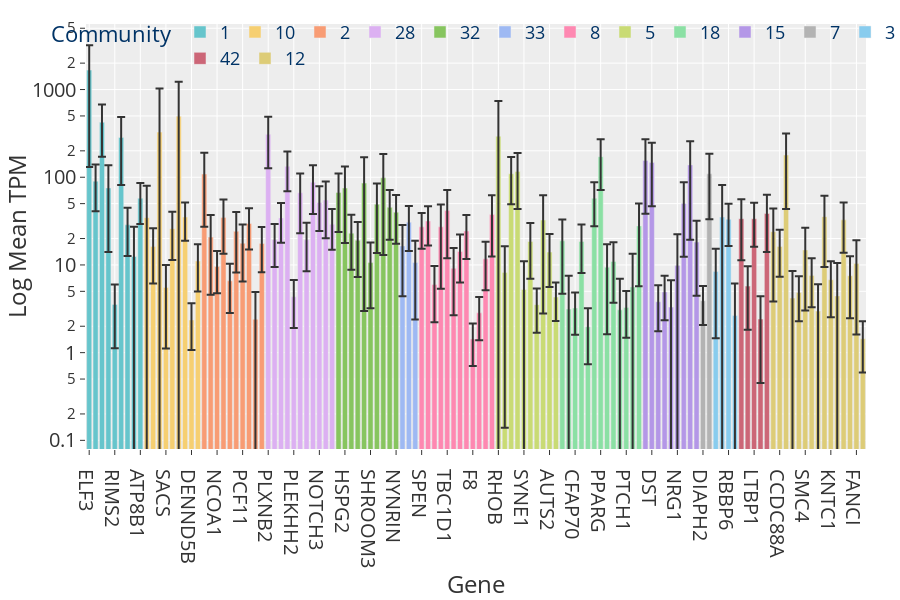

The notebook cell this image was saved under:
### Code cell
sel_com_genes["mean"] = sel_gt.nodes_df["mean"]
sel_com_genes["std"] = sel_gt.nodes_df["std"]
sel_com_genes["mut_count"] = sel_gt.nodes_df["count"]

fig = px.bar(sel_com_genes, y="mean", color="max_b", log_y=True, color_discrete_sequence=colors, error_y="std")

fig = fig.update_layout(
    title="",
    legend=dict(
        title="Community",
        orientation="h",
        yanchor="middle",
        xanchor="center",
        y=0.95,
        x=0.5,
        bgcolor="rgba(0,0,0,0)",
        font=dict(size=18, color="#003366"),
    ),
    yaxis=dict(tickfont=dict(size=20), title="Log Mean TPM"),
    xaxis=dict(tickfont=dict(size=20), title="Gene"),
    font=dict(size=20),
    height=600,
)

# fig.update_layout(
#     xaxis=dict(tickmode="linear", tick0=0, dtick=1),
# )
save_fig(name="smallCom_Exp", fig=fig, base_path=figures_path, width=1700, height=700, margin=0.02)
fig

### Figure 1 — Plotly figure (JSON) as saved in the notebook; plotly's stock layout.template omitted (floating-point values rounded to 4 significant figures)
{"data": [{"alignmentgroup": "True", "error_y": {"array": [1534.0, 49.24, 252.6, 61.52, 2.426, 203.1, 16.07, 14.73, 28.31]}, "hovertemplate": "max_b=1<br>index=%{x}<br>mean=%{y}<extra></extra>", "legendgroup": "1", "marker": {"color": "rgb(102, 197, 204)", "pattern": {"shape": ""}}, "name": "1", "offsetgroup": "1", "orientation": "v", "showlegend": true, "textposition": "auto", "type": "bar", "x": ["ELF3", "CHD2", "KLF5", "ABCC5", "RIMS2", "EPHA2", "AKAP13", "TIAM1", "ATP8B1"], "xaxis": "x", "y": [1665.0, 90.12, 423.9, 75.54, 3.547, 284.5, 28.69, 12.47, 57.62], "yaxis": "y"}, {"alignmentgroup": "True", "error_y": {"array": [45.47, 10.06, 703.5, 4.437, 14.5, 729.7, 16.28, 1.289, 6.102]}, "hovertemplate": "max_b=10<br>index=%{x}<br>mean=%{y}<extra></extra>", "legendgroup": "10", "marker": {"color": "rgb(246, 207, 113)", "pattern": {"shape": ""}}, "name": "10", "offsetgroup": "10", "orientation": "v", "showlegend": true, "textposition": "auto", "type": "bar", "x": ["COL7A1", "MYH10", "FN1", "SACS", "PRKDC", "LAMA3", "SF3B3", "DENND5B", "RASAL2"], "xaxis": "x", "y": [34.62, 16.19, 327.0, 5.549, 25.92, 496.2, 35.14, 2.358, 11.08], "yaxis": "y"}, {"alignmentgroup": "True", "error_y": {"array": [81.4, 16.21, 4.807, 21.21, 3.754, 15.99, 11.22, 14.71, 2.514, 9.384]}, "hovertemplate": "max_b=2<br>index=%{x}<br>mean=%{y}<extra></extra>", "legendgroup": "2", "marker": {"color": "rgb(248, 156, 116)", "pattern": {"shape": ""}}, "name": "2", "offsetgroup": "2", "orientation": "v", "showlegend": true, "textposition": "auto", "type": "bar", "x": ["AHR", "CREBBP", "NCOA1", "TACC2", "PAN2", "TP53BP2", "PCF11", "ITSN2", "ACACB", "DOT1L"], "xaxis": "x", "y": [108.7, 20.79, 9.578, 34.64, 6.59, 24.17, 17.7, 29.71, 2.402, 17.62], "yaxis": "y"}, {"alignmentgroup": "True", "error_y": {"array": [181.8, 9.92, 16.51, 64.06, 2.42, 43.57, 10.9, 49.5, 27.19, 34.7, 14.24]}, "hovertemplate": "max_b=28<br>index=%{x}<br>mean=%{y}<extra></extra>", "legendgroup": "28", "marker": {"color": "rgb(220, 176, 242)", "pattern": {"shape": ""}}, "name": "28", "offsetgroup": "28", "orientation": "v", "showlegend": true, "textposition": "auto", "type": "bar", "x": ["PLXNB2", "DMXL2", "SMCHD1", "SCRIB", "PLEKHH2", "PTPRM", "RALGAPA2", "PPL", "NOTCH3", "PLEKHA7", "AFF1"], "xaxis": "x", "y": [308.4, 19.42, 34.38, 133.1, 4.333, 66.48, 19.35, 87.47, 51.57, 54.89, 29.18], "yaxis": "y"}, {"alignmentgroup": "True", "error_y": {"array": [43.12, 57.44, 14.23, 11.78, 82.75, 7.422, 35.57, 85.44, 26.0, 22.56]}, "hovertemplate": "max_b=32<br>index=%{x}<br>mean=%{y}<extra></extra>", "legendgroup": "32", "marker": {"color": "rgb(135, 197, 95)", "pattern": {"shape": ""}}, "name": "32", "offsetgroup": "32", "orientation": "v", "showlegend": true, "textposition": "auto", "type": "bar", "x": ["RNF213", "HSPG2", "EPG5", "MPDZ", "CDKN2A", "SHROOM3", "PARP14", "OAS2", "ZNFX1", "NYNRIN"], "xaxis": "x", "y": [66.86, 75.27, 23.05, 19.06, 85.73, 10.64, 49.27, 98.45, 45.34, 39.97], "yaxis": "y"}, {"alignmentgroup": "True", "error_y": {"array": [12.1, 16.3, 8.267]}, "hovertemplate": "max_b=33<br>index=%{x}<br>mean=%{y}<extra></extra>", "legendgroup": "33", "marker": {"color": "rgb(158, 185, 243)", "pattern": {"shape": ""}}, "name": "33", "offsetgroup": "33", "orientation": "v", "showlegend": true, "textposition": "auto", "type": "bar", "x": ["TRANK1", "VPS13D", "LAMA4"], "xaxis": "x", "y": [16.48, 30.71, 10.65], "yaxis": "y"}, {"alignmentgroup": "True", "error_y": {"array": [11.94, 15.08, 3.738, 21.83, 29.78, 6.474, 7.922, 12.65, 0.7251, 1.456, 6.63, 25.02]}, "hovertemplate": "max_b=8<br>index=%{x}<br>mean=%{y}<extra></extra>", "legendgroup": "8", "marker": {"color": "rgb(254, 136, 177)", "pattern": {"shape": ""}}, "name": "8", "offsetgroup": "8", "orientation": "v", "showlegend": true, "textposition": "auto", "type": "bar", "x": ["SPEN", "SMG1", "PCNT", "HIVEP2", "TBC1D1", "MXRA5", "HIVEP1", "PRDM2", "F8", "HIVEP3", "TRERF1", "SORL1"], "xaxis": "x", "y": [27.19, 31.7, 5.966, 27.19, 41.68, 9.143, 14.25, 24.36, 1.431, 2.841, 11.77, 37.5], "yaxis": "y"}, {"alignmentgroup": "True", "error_y": {"array": [446.0, 8.073, 60.26, 72.7, 5.755, 11.56, 1.845, 29.72, 8.426, 2.01]}, "hovertemplate": "max_b=5<br>index=%{x}<br>mean=%{y}<extra></extra>", "legendgroup": "5", "marker": {"color": "rgb(201, 219, 116)", "pattern": {"shape": ""}}, "name": "5", "offsetgroup": "5", "orientation": "v", "showlegend": true, "textposition": "auto", "type": "bar", "x": ["RHOB", "OBSCN", "HRAS", "BRD2", "SYNE1", "UTRN", "LRRCC1", "PPRC1", "AUTS2", "MAGI3"], "xaxis": "x", "y": [293.3, 8.213, 109.6, 116.1, 5.253, 18.5, 3.528, 32.51, 14.03, 4.298], "yaxis": "y"}, {"alignmentgroup": "True", "error_y": {"array": [14.14, 4.406, 1.631, 10.44, 1.238, 30.02, 99.72, 7.82, 7.22, 3.897, 1.784, 7.818, 22.18]}, "hovertemplate": "max_b=18<br>index=%{x}<br>mean=%{y}<extra></extra>", "legendgroup": "18", "marker": {"color": "rgb(139, 224, 164)", "pattern": {"shape": ""}}, "name": "18", "offsetgroup": "18", "orientation": "v", "showlegend": true, "textposition": "auto", "type": "bar", "x": ["FRY", "MYO1F", "CFAP70", "ADGRV1", "EFCAB5", "RERE", "PPARG", "PLCB1", "SIPA1L2", "MAGI2", "PTCH1", "NLRC5", "ZFC3H1"], "xaxis": "x", "y": [18.83, 3.137, 3.229, 18.54, 1.974, 57.6, 171.5, 9.442, 10.94, 3.074, 3.264, 5.618, 27.89], "yaxis": "y"}, {"alignmentgroup": "True", "error_y": {"array": [116.6, 100.2, 2.049, 2.593, 3.376, 12.6, 37.66, 118.9, 13.75]}, "hovertemplate": "max_b=15<br>index=%{x}<br>mean=%{y}<extra></extra>", "legendgroup": "15", "marker": {"color": "rgb(180, 151, 231)", "pattern": {"shape": ""}}, "name": "15", "offsetgroup": "15", "orientation": "v", "showlegend": true, "textposition": "auto", "type": "bar", "x": ["PLEC", "DST", "ITPR2", "DYNC2H1", "DOCK4", "NRG1", "TP63", "FASN", "MCM4"], "xaxis": "x", "y": [155.0, 146.9, 3.802, 4.927, 3.305, 9.828, 50.05, 138.3, 18.21], "yaxis": "y"}, {"alignmentgroup": "True", "error_y": {"array": [1.848, 76.18]}, "hovertemplate": "max_b=7<br>index=%{x}<br>mean=%{y}<extra></extra>", "legendgroup": "7", "marker": {"color": "rgb(179, 179, 179)", "pattern": {"shape": ""}}, "name": "7", "offsetgroup": "7", "orientation": "v", "showlegend": true, "textposition": "auto", "type": "bar", "x": ["DIAPH2", "ZFP36L2"], "xaxis": "x", "y": [3.91, 109.4], "yaxis": "y"}, {"alignmentgroup": "True", "error_y": {"array": [6.941, 46.54, 16.66, 3.512]}, "hovertemplate": "max_b=3<br>index=%{x}<br>mean=%{y}<extra></extra>", "legendgroup": "3", "marker": {"color": "rgb(136, 204, 238)", "pattern": {"shape": ""}}, "name": "3", "offsetgroup": "3", "orientation": "v", "showlegend": true, "textposition": "auto", "type": "bar", "x": ["SYNE2", "FGFR3", "RBBP6", "SPAG17"], "xaxis": "x", "y": [8.404, 35.2, 33.13, 2.648], "yaxis": "y"}, {"alignmentgroup": "True", "error_y": {"array": [22.41, 3.917, 17.58, 1.966, 24.53]}, "hovertemplate": "max_b=42<br>index=%{x}<br>mean=%{y}<extra></extra>", "legendgroup": "42", "marker": {"color": "rgb(204, 102, 119)", "pattern": {"shape": ""}}, "name": "42", "offsetgroup": "42", "orientation": "v", "showlegend": true, "textposition": "auto", "type": "bar", "x": ["LRP1", "NAV2", "LTBP1", "CSPG4", "XPOT"], "xaxis": "x", "y": [33.71, 5.736, 33.65, 2.417, 38.56], "yaxis": "y"}, {"alignmentgroup": "True", "error_y": {"array": [20.14, 8.895, 135.5, 4.338, 2.585, 11.79, 4.316, 3.042, 26.06, 4.238, 6.101, 18.87, 5.066, 8.752, 0.8448]}, "hovertemplate": "max_b=12<br>index=%{x}<br>mean=%{y}<extra></extra>", "legendgroup": "12", "marker": {"color": "rgb(221, 204, 119)", "pattern": {"shape": ""}}, "name": "12", "offsetgroup": "12", "orientation": "v", "showlegend": true, "textposition": "auto", "type": "bar", "x": ["FAT2", "CCDC88A", "DSP", "BRCA1", "UTP20", "SMC4", "ATAD2", "STIL", "DOCK7", "KNTC1", "BUB1", "KIF13A", "MDC1", "FANCI", "CNTLN"], "xaxis": "x", "y": [23.96, 16.25, 179.1, 4.194, 4.862, 14.81, 7.602, 2.977, 35.54, 6.774, 4.435, 32.67, 7.528, 10.36, 1.439], "yaxis": "y"}], "layout": {"barmode": "relative", "font": {"size": 20}, "height": 600, "legend": {"bgcolor": "rgba(0,0,0,0)", "font": {"color": "#003366", "size": 18}, "orientation": "h", "title": {"text": "Community"}, "tracegroupgap": 0, "x": 0.5, "xanchor": "center", "y": 0.95, "yanchor": "middle"}, "margin": {"b": 0, "l": 34, "r": 34, "t": 24}, "title": {"text": ""}, "xaxis": {"anchor": "y", "domain": [0, 1], "tickfont": {"size": 20}, "title": {"text": "Gene"}}, "yaxis": {"anchor": "x", "domain": [0, 1], "tickfont": {"size": 20}, "title": {"text": "Log Mean TPM"}, "type": "log"}}}
